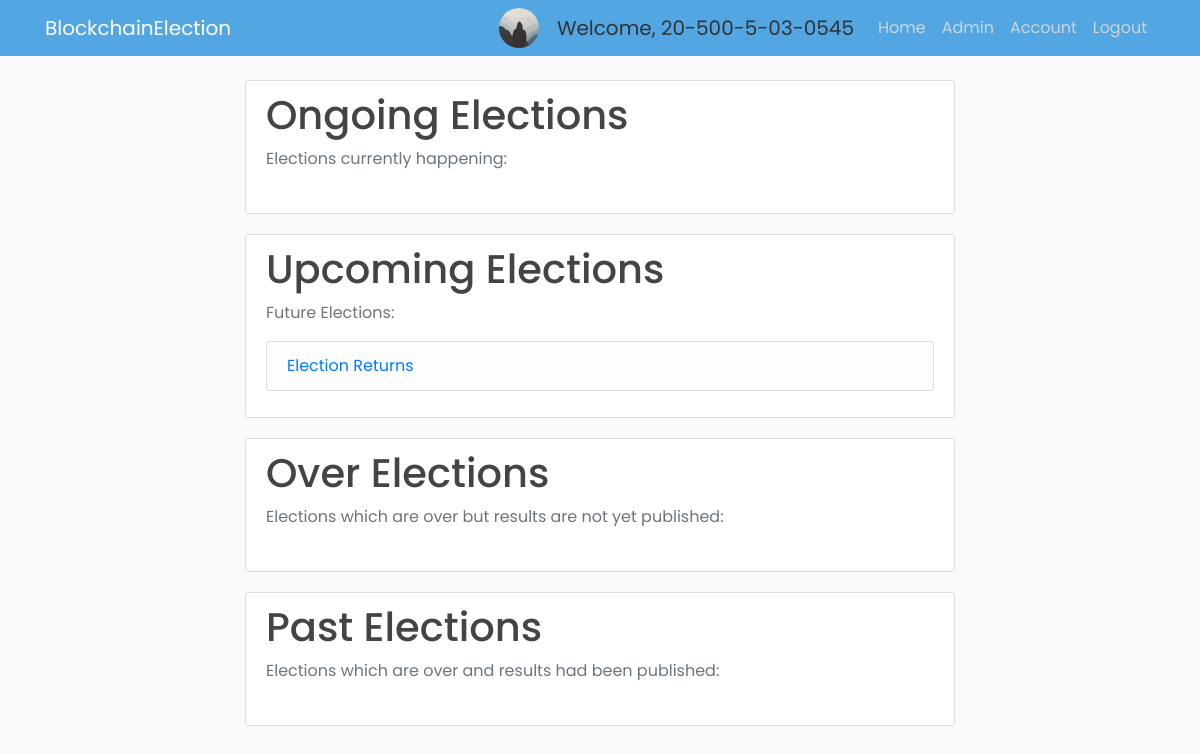
/home (signed in), run on the app's committed database.
### app/models.py (models this page shows, shortened)
class Voter(db.Model, UserMixin):
    id = db.Column(db.Integer, primary_key=True)
    cin = db.Column(db.String(30), unique=True, nullable=False)
    name = db.Column(db.String(255), nullable=False)
    email = db.Column(db.String(30), unique=True, nullable=False)
    dept = db.Column(db.String(4), db.ForeignKey('department.dept_code'), nullable=False)
    imagefile = db.Column(db.String(20), nullable=False, default='default.jpg')
    password = db.Column(db.String(60), nullable=False)
    join_year = db.Column(db.Integer, nullable=False, default=2016)
    is_admin = db.Column(db.Boolean, default=False, nullable=False)

class Election(db.Model):
    election_id = db.Column(db.String(5), primary_key=True, nullable=False)
    election_title = db.Column(db.String(255), nullable=False)
    create_date = db.Column(db.DateTime, nullable=False, default=datetime.utcnow)
    start_date = db.Column(db.DateTime, nullable=False, default=datetime.utcnow)
    end_date = db.Column(db.DateTime, db.CheckConstraint("end_date > start_date"), nullable=False)
    public_key = db.Column(db.Text, nullable=False, unique=True)
    max_attempt = db.Column(db.Integer, nullable=False, default=3)
    election_state = db.Column(db.String(30), db.CheckConstraint("election_state in ('upcoming', 'ongoing', 'over', 'counting_finished','past')"))
    results_published = db.Column(db.Boolean, nullable=False, default=False)

### app/routes.py (the view)
@app.route("/home")
def home():
    elections = elections = Election.query.order_by(Election.start_date.desc()).all()
    election_util.update_election_state()
    return render_template("home.html", elections=elections)

### app/election_util.py (called while the page is built)
def update_election_state():
    elections = Election.query.all()
    for election in elections:
        if election.election_state == 'counting_finished':
            continue
        elif election.start_date <= datetime.now() <= election.end_date:
            election.election_state = 'ongoing'
        elif datetime.now() < election.start_date:
            election.election_state = 'upcoming'
        elif datetime.now() > election.end_date and election.results_published == False:
            election.election_state = 'over'
        elif datetime.now() > election.end_date and election.results_published == True:
            election.election_state = 'past'
    db.session.commit()

### app/models.py (called while the page is built)
@login_manager.user_loader
def load_user(user_id):
    return Voter.query.get(int(user_id))

### app/templates/home.html (shortened to what this page needs)
{% extends "home_base.html" %}
{% block content %}
{% include 'ongoing_elections.html' %}
{% include 'upcoming_elections.html' %}
{% include 'over_elections.html' %}
{% include 'past_elections.html' %}
{% endblock content %}

### app/templates/navbar.html (shortened to what this page needs)
<header class="site-header">
  <nav class="navbar navbar-expand-md navbar-dark bg-steel fixed-top">
    <div class="container">
      <a class="navbar-brand mr-4" href="{{ url_for('home') }}">BlockchainElection</a>
      <div class="collapse navbar-collapse" id="navbarToggle">
        <div class="navbar-nav ml-auto">
          {% if current_user.is_admin %}
          <img class="rounded-circle account-img-small" src="/static/profile_pics/{{ current_user.imagefile }}">
          <a class="navbar-brand disabled ml-2" style="cursor: default;">Welcome, {{ current_user.cin }}</a>
          <a class="nav-item nav-link" href="{{ url_for('home') }}">Home</a>
          <a class="nav-item nav-link" href="{{ url_for('admin') }}">Admin</a>
          <a class="nav-item nav-link" href="{{ url_for('account') }}">Account</a>
          <a class="nav-item nav-link" href="{{ url_for('logout') }}">Logout</a>
          {% else %}
            <a class="nav-item nav-link" href="{{ url_for('login') }}">Login</a>
            <a class="nav-item nav-link" href="{{ url_for('register') }}">Register</a>
          {% endif %}
        </div>
      </div>
    </div>
  </nav>
</header>

### app/templates/upcoming_elections.html
{% block upcoming_elections %}
<div class="content-section">
  <h1>Upcoming Elections</h1>
  <p class='text-muted'>Future Elections:
  <ul class="list-group">
      {% for election in elections %}
          {% if election.election_state == 'upcoming' %}
              <li class="list-group-item list-group-item-light"><a href="{{ url_for('view_election', id=election.election_id) }}">{{ election.election_title }}</a></li>
          {% endif %}
      {% endfor %}
  </ul>
  </p>
</div>
{% endblock upcoming_elections %}

### app/static/main.css (style rules this page uses)
body { background: #fafafa; color: #333333; margin-top: 5rem; font-family: "Poppins", sans-serif; }
h1, h2, h3, h4, h5, h6 { color: #444444; }
.bg-steel { background-color: #52a6e2; }
.site-header .navbar-nav .nav-link { color: #cbd5db; }
.content-section { background: #ffffff; padding: 10px 20px; border: 1px solid #dddddd; border-radius: 3px; margin-bottom: 20px; }
.account-img-small { height: 40px; width: 40px; margin-right: 10px; }

### data on the page
Voter: imagefile (placeholder picture), cin "20-500-5-03-0545"
Election: election_title "Election Returns"
